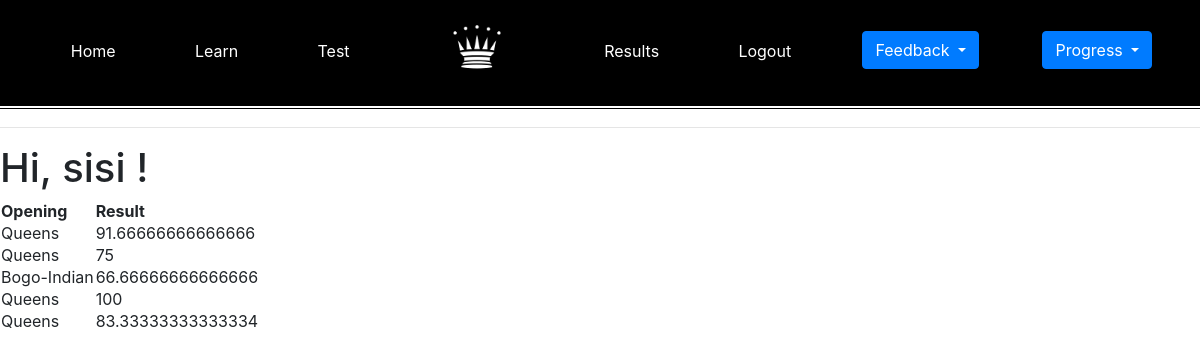
Screenshot of /results (signed in) with the database file from the repository.
### app/models.py (models this page shows, shortened)
class User(UserMixin, db.Model):
    id = db.Column(db.Integer, primary_key=True)
    username = db.Column(db.String(64), index=True, unique=True)
    email = db.Column(db.String(120), index=True, unique=True)
    password_hash = db.Column(db.String(128))
    posts = db.relationship('Post', backref='author', lazy='dynamic')
    results = db.relationship('Results', backref = 'student', lazy = 'dynamic')

class Results(db.Model):
    id = db.Column(db.Integer, primary_key=True)
    opening = db.Column(db.String(140))
    result =db.Column(db.Integer)
    incorrect = db.Column(db.ARRAY(db.String(140)))
    passed = db.Column(db.Boolean)
    timestamp = db.Column(db.DateTime, index=True, default=datetime.utcnow)
    user_id = db.Column(db.Integer, db.ForeignKey('user.id'))

### app/routes.py (the view)
@app.route('/results', methods=['GET', 'POST'])
@login_required
def results():
    u = User.query.get(current_user.id)
    return render_template('results.html', title='results', query = u.results.all())

### app/models.py (called while the page is built)
@login.user_loader
def load_user(id):
    return User.query.get(int(id))

### app/templates/results.html (shortened to what this page needs)
{% extends "base.html" %}
{% block content %}
<h1>Hi, {{current_user.username}} ! </h1>
<table>
<tr>
    <th>Opening</th>
    <th>Result</th>
</tr>
{% for r in query %}
<tr>
    <td>
        {{r.opening}}
    </td>
    <td>
        {{r.result}}
    </td>
</tr>
{% endfor %}
</table>
{% endblock %}

### rows the page displays
User: username "sisi"
Results: opening "Queens", result "91.66666666666666"
Results: opening "Queens", result "75"
Results: opening "Bogo-Indian", result "66.66666666666666"
Results: opening "Queens", result "100"
Results: opening "Queens", result "83.33333333333334"
